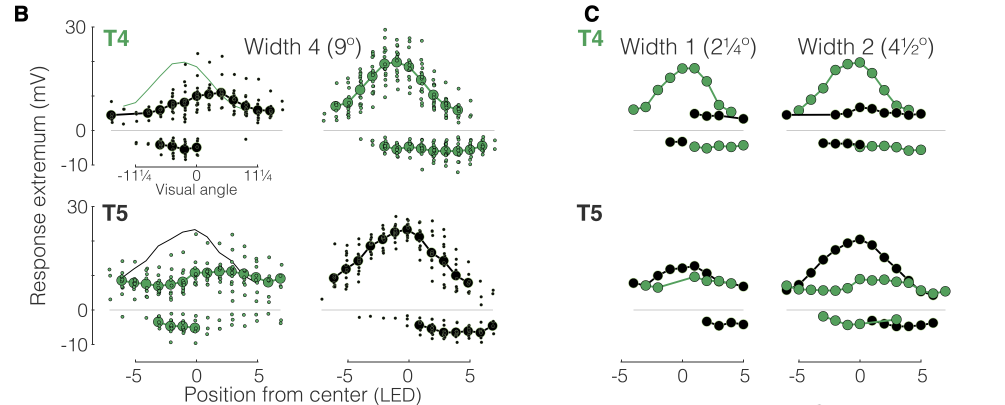
#> input picture figure_digitization/gruntman21/2bc.png, 2010 x 810 px (shown at 1/2 size)
$ python 2bc.py
#> lines starting #> are read from the running program, lines starting #| are printed output that depends on the picture; after the words box and inside, x2 and y2 are one past the last pixel; in counts of white or black regions, pixels touching at a corner belong together
#!/usr/bin/env python3
"""Digitize Gruntman et al. 2021 Figure 2B/C mean markers.

Panels 2B and 2C show the maximal depolarizing and hyperpolarizing responses
to 160 ms bar flashes as a function of receptive-field position.  This script
extracts only the large mean markers.  The small individual-cell markers in
panel B and every connecting/reference line are intentionally excluded.

Values are approximate raster digitizations of the published figure, not raw
data.  Outputs ``2bc_digitized.csv``, ``2bc_digitized.png``, and
``2bc_digitized_overlay.png`` beside this script.

Run:
    ../.venv/bin/python 2bc.py
"""

from __future__ import annotations

import argparse
from dataclasses import dataclass
from pathlib import Path

import matplotlib

matplotlib.use("Agg")
import matplotlib.pyplot as plt
import numpy as np
import pandas as pd
from PIL import Image, ImageDraw
from scipy.signal import convolve2d

HERE = Path(__file__).resolve().parent
DEFAULT_IMAGE = HERE / "2bc.png"
OUT_STEM = HERE / "2bc_digitized"

FLASH_DURATION_MS = 160.0
DEGREES_PER_LED = 2.25

# Measured directly from the printed axes in 2bc.png.  Tick-pair centers are
# x=(270.5, 392.5, 514.5), (695.5, 817.5, 939.5),
# (1242.5, 1364.5, 1486.5), and (1597.5, 1719.5, 1841.5) for -5, 0, +5 LED.
PX_PER_LED = 122.0 / 5.0
PANEL_X_ZERO = {
    "B_NC": 392.5,
    "B_PC": 817.5,
    "C_W1": 1364.5,
    "C_W2": 1719.5,
}

# The T4 axis has y=(53.5, 260.5, 329.5) at (30, 0, -10) mV; the T5 axis is
# shifted down by 359 px and has the same printed scale.
PX_PER_MV = 207.0 / 30.0
Y_ZERO = {"T4": 260.5, "T5": 619.5}

GREEN = "green"
BLACK = "black"
OVERLAY_RGB = (255, 0, 255)

TEMPLATE_RADIUS_PX = 8
SEARCH_HALF_WIDTH_PX = 2
ZERO_EXCLUSION_PX = 5
EXPECTED_MARKER_COUNT = 182
EXPECTED_TRACE_COUNT = 23

# These black PC depolarization means are completely covered by green NC
# markers at the same coordinates.  Their values are therefore the visible
# green-marker values, not separately detectable black pixels.  T5 width-2
# position +6 is also fully covered, but is intentionally omitted because that
# position is excluded from the downstream Figure 2A scaling output.
OCCLUDED_COPY_RULES = (
    (
        "C_T5_NC_w1_depolarization",
        "C_T5_PC_w1_depolarization",
        (-3, 3, 4),
    ),
    (
        "C_T5_NC_w2_depolarization",
        "C_T5_PC_w2_depolarization",
        (5,),
    ),
)

# For partially covered black markers, a template matched to only the visible
# crescent shifts toward that crescent.  These centers instead come from the
# intact upper circular arc: isolated markers have an 8.5-pixel center-to-top
# distance, giving y=561+8.5 at -5 and y=552+8.5 at +4.  Position -6 is not
# overridden because it is excluded from the downstream scaling output.
PARTIALLY_OCCLUDED_PIXEL_Y = {
    ("C_T5_PC_w2_depolarization", -5): 569.5,
    ("C_T5_PC_w2_depolarization", 4): 560.5,
}


def inclusive(start: int, stop: int) -> tuple[int, ...]:
    return tuple(range(start, stop + 1))


@dataclass(frozen=True)
class ProfileSpec:
    panel: str
    panel_key: str
    cell_type: str
    contrast: str
    color: str
    width_led: int
    extremum: str
    positions: tuple[int, ...]

    @property
    def trace_id(self) -> str:
        return (
            f"{self.panel}_{self.cell_type}_{self.contrast}_"
            f"w{self.width_led}_{self.extremum}"
        )


# Marker presence was counted at full raster resolution.  Listing the visible
# positions explicitly is important for panel B, where means are omitted when
# fewer than four cells responded, and for panel C, where curves cover unequal
# position ranges.  Pure reference/connecting lines are not represented here.
PROFILES: tuple[ProfileSpec, ...] = (
    ProfileSpec("B", "B_NC", "T4", "NC", BLACK, 4, "depolarization", (-7, *inclusive(-4, 6))),
    ProfileSpec("B", "B_NC", "T4", "NC", BLACK, 4, "hyperpolarization", inclusive(-3, 0)),
    ProfileSpec("B", "B_PC", "T4", "PC", GREEN, 4, "depolarization", inclusive(-6, 4)),
    ProfileSpec("B", "B_PC", "T4", "PC", GREEN, 4, "hyperpolarization", inclusive(-2, 6)),
    ProfileSpec("B", "B_NC", "T5", "NC", GREEN, 4, "depolarization", inclusive(-6, 7)),
    ProfileSpec("B", "B_NC", "T5", "NC", GREEN, 4, "hyperpolarization", inclusive(-3, 0)),
    ProfileSpec("B", "B_PC", "T5", "PC", BLACK, 4, "depolarization", inclusive(-6, 5)),
    ProfileSpec("B", "B_PC", "T5", "PC", BLACK, 4, "hyperpolarization", inclusive(1, 7)),
    ProfileSpec("C", "C_W1", "T4", "PC", GREEN, 1, "depolarization", inclusive(-4, 4)),
    ProfileSpec("C", "C_W1", "T4", "PC", GREEN, 1, "hyperpolarization", inclusive(1, 5)),
    ProfileSpec("C", "C_W1", "T4", "NC", BLACK, 1, "depolarization", inclusive(1, 5)),
    ProfileSpec("C", "C_W1", "T4", "NC", BLACK, 1, "hyperpolarization", (-1, 0)),
    ProfileSpec("C", "C_W2", "T4", "PC", GREEN, 2, "depolarization", inclusive(-5, 4)),
    ProfileSpec("C", "C_W2", "T4", "PC", GREEN, 2, "hyperpolarization", inclusive(0, 5)),
    ProfileSpec("C", "C_W2", "T4", "NC", BLACK, 2, "depolarization", (-6, *inclusive(-2, 5))),
    ProfileSpec("C", "C_W2", "T4", "NC", BLACK, 2, "hyperpolarization", inclusive(-3, 0)),
    ProfileSpec("C", "C_W1", "T5", "NC", GREEN, 1, "depolarization", (-3, -2, *inclusive(1, 4))),
    ProfileSpec("C", "C_W1", "T5", "PC", BLACK, 1, "depolarization", (-4, -2, -1, 0, 1, 2, 5)),
    ProfileSpec("C", "C_W1", "T5", "PC", BLACK, 1, "hyperpolarization", inclusive(2, 5)),
    ProfileSpec("C", "C_W2", "T5", "NC", GREEN, 2, "depolarization", inclusive(-6, 7)),
    ProfileSpec("C", "C_W2", "T5", "NC", GREEN, 2, "hyperpolarization", inclusive(-3, 3)),
    ProfileSpec("C", "C_W2", "T5", "PC", BLACK, 2, "depolarization", inclusive(-6, 4)),
    ProfileSpec("C", "C_W2", "T5", "PC", BLACK, 2, "hyperpolarization", inclusive(1, 6)),
)


def disk_template(radius: int) -> np.ndarray:
    yy, xx = np.ogrid[-radius : radius + 1, -radius : radius + 1]
    return ((xx * xx + yy * yy) <= radius * radius).astype(np.uint8)


def color_mask(image: np.ndarray, color: str) -> np.ndarray:
    rgb = image.astype(int)
    if color == GREEN:
        r, g, b = rgb[:, :, 0], rgb[:, :, 1], rgb[:, :, 2]
        return (g > 105) & (g > r + 35) & (g > b + 25)
    if color == BLACK:
        spread = rgb.max(axis=2) - rgb.min(axis=2)
        return (rgb.max(axis=2) < 100) & (spread < 10)
    raise ValueError(f"unknown marker color: {color}")


def marker_score(image: np.ndarray, color: str) -> np.ndarray:
    """Return local marker-ink density for a large circular template.

    A large filled marker nearly saturates the 197-pixel radius-8 template.
    Thin connecting lines and the small panel-B cell markers have much smaller
    support.  Lines are therefore not traced or interpolated; they only remain
    as negligible pixels inside a marker-sized candidate window.
    """
    mask = color_mask(image, color)
    return convolve2d(
        mask.astype(np.uint8), disk_template(TEMPLATE_RADIUS_PX), mode="same"
    )


def search_y_bounds(spec: ProfileSpec) -> tuple[int, int]:
    zero = Y_ZERO[spec.cell_type]
    row_top, row_bottom = {
        "T4": (70, 320),
        "T5": (425, 680),
    }[spec.cell_type]
    if spec.extremum == "depolarization":
        return row_top, int(np.floor(zero - ZERO_EXCLUSION_PX))
    return int(np.ceil(zero + ZERO_EXCLUSION_PX)), row_bottom


def locate_marker(
    score: np.ndarray, spec: ProfileSpec, position: int
) -> tuple[float, float, int]:
    expected_x = PANEL_X_ZERO[spec.panel_key] + position * PX_PER_LED
    x0 = max(0, int(np.floor(expected_x - SEARCH_HALF_WIDTH_PX)))
    x1 = min(score.shape[1], int(np.ceil(expected_x + SEARCH_HALF_WIDTH_PX)) + 1)
    y0, y1 = search_y_bounds(spec)
    window = score[y0:y1, x0:x1]
    if window.size == 0:
        raise ValueError(f"empty search window for {spec.trace_id} at {position:+d}")

    best = int(window.max())
    # Full markers generally score 130--197.  A lower threshold is required
    # only for panel-C markers partially hidden by an overlapping other-colour
    # mean marker; the expected-position table prevents a line-only detection.
    threshold = 100 if spec.panel == "B" else 45
    if best < threshold:
        raise ValueError(
            f"weak marker for {spec.trace_id} at {position:+d}: "
            f"score {best} < {threshold}"
        )

    yy, xx = np.where(window == best)
    # The plotted means sit on integer-LED bins.  Using the calibrated bin
    # center avoids shifting partially occluded green/black markers toward the
    # visible crescent of their fill.
    pixel_x = float(expected_x)
    pixel_y = float(y0 + yy.mean())
    return pixel_x, pixel_y, best


def digitize(image: np.ndarray) -> pd.DataFrame:
    scores = {color: marker_score(image, color) for color in (GREEN, BLACK)}
    rows: list[dict[str, object]] = []
    for spec in PROFILES:
        for position in spec.positions:
            pixel_x, pixel_y, score = locate_marker(
                scores[spec.color], spec, position
            )
            pixel_y = PARTIALLY_OCCLUDED_PIXEL_Y.get(
                (spec.trace_id, position), pixel_y
            )
            response_mv = (Y_ZERO[spec.cell_type] - pixel_y) / PX_PER_MV
            rows.append(
                {
                    "trace_id": spec.trace_id,
                    "panel": spec.panel,
                    "cell_type": spec.cell_type,
                    "contrast": spec.contrast,
                    "color": spec.color,
                    "width_led": spec.width_led,
                    "width_deg": spec.width_led * DEGREES_PER_LED,
                    "duration_ms": FLASH_DURATION_MS,
                    "extremum": spec.extremum,
                    "statistic": "mean",
                    "position_led": position,
                    "position_deg": position * DEGREES_PER_LED,
                    "response_mv": float(response_mv),
                    "pixel_x": pixel_x,
                    "pixel_y": pixel_y,
                    "detection_score": score,
                }
            )
    visible = pd.DataFrame(rows)
    for source_trace_id, target_trace_id, positions in OCCLUDED_COPY_RULES:
        source_markers = visible[
            visible.trace_id == source_trace_id
        ].set_index("position_led")
        for position in positions:
            if position not in source_markers.index:
                raise ValueError(
                    "missing visible marker for occluded target "
                    f"{target_trace_id} at {position:+d}"
                )
            copied = source_markers.loc[position].to_dict()
            copied.update(
                {
                    "trace_id": target_trace_id,
                    "contrast": "PC",
                    "color": BLACK,
                    "position_led": position,
                }
            )
            rows.append(copied)

    return pd.DataFrame(rows).sort_values(
        ["panel", "cell_type", "width_led", "contrast", "extremum", "position_led"]
    ).reset_index(drop=True)


def validate(df: pd.DataFrame) -> None:
    if len(df) != EXPECTED_MARKER_COUNT:
        raise ValueError(f"expected {EXPECTED_MARKER_COUNT} markers, got {len(df)}")
    if df.trace_id.nunique() != EXPECTED_TRACE_COUNT:
        raise ValueError(
            f"expected {EXPECTED_TRACE_COUNT} profiles, got {df.trace_id.nunique()}"
        )
    numeric = df[["position_led", "position_deg", "response_mv", "pixel_x", "pixel_y"]]
    if not np.isfinite(numeric.to_numpy(dtype=float)).all():
        raise ValueError("non-finite numeric value in digitized data")
    if df.duplicated(["trace_id", "position_led"]).any():
        raise ValueError("duplicate (trace_id, position_led) rows")
    for trace_id, trace in df.groupby("trace_id", sort=False):
        positions = trace.position_led.to_numpy()
        if np.any(np.diff(positions) <= 0):
            raise ValueError(f"positions are not strictly increasing for {trace_id}")
    depol = df[df.extremum == "depolarization"].response_mv
    hyper = df[df.extremum == "hyperpolarization"].response_mv
    if not (depol > 0).all():
        raise ValueError("depolarization marker at or below zero")
    if not (hyper < 0).all():
        raise ValueError("hyperpolarization marker at or above zero")


def overlay_path(output: Path) -> Path:
    return output.with_name(f"{output.name}_overlay").with_suffix(".png")


def plot_overlay(image: np.ndarray, df: pd.DataFrame, path: Path) -> None:
    canvas = Image.fromarray(image.astype(np.uint8))
    draw = ImageDraw.Draw(canvas)
    radius = 11
    for row in df.itertuples(index=False):
        x, y = float(row.pixel_x), float(row.pixel_y)
        draw.ellipse(
            (x - radius, y - radius, x + radius, y + radius),
            outline=OVERLAY_RGB,
            width=2,
        )
        draw.line((x - 4, y, x + 4, y), fill=OVERLAY_RGB, width=1)
        draw.line((x, y - 4, x, y + 4), fill=OVERLAY_RGB, width=1)
    canvas.save(path)


def plot_check(df: pd.DataFrame, path: Path) -> None:
    layout = (
        ("B", "T4", 4, "NC"),
        ("B", "T4", 4, "PC"),
        ("C", "T4", 1, None),
        ("C", "T4", 2, None),
        ("B", "T5", 4, "NC"),
        ("B", "T5", 4, "PC"),
        ("C", "T5", 1, None),
        ("C", "T5", 2, None),
    )
    palette = {GREEN: "#549f5c", BLACK: "#000000"}
    fig, axes = plt.subplots(2, 4, figsize=(14, 6.2), sharex=True, sharey=True)
    for ax, (panel, cell_type, width, contrast) in zip(axes.flat, layout):
        subset = df[
            (df.panel == panel)
            & (df.cell_type == cell_type)
            & (df.width_led == width)
        ]
        if contrast is not None:
            subset = subset[subset.contrast == contrast]
        for (profile_contrast, color, extremum), trace in subset.groupby(
            ["contrast", "color", "extremum"], sort=False
        ):
            ax.scatter(
                trace.position_led,
                trace.response_mv,
                s=38,
                facecolor=palette[color],
                edgecolor="black",
                linewidth=0.6,
                zorder=2 if color == GREEN else 1,
                label=f"{profile_contrast} {extremum}",
            )
        ax.axhline(0, color="0.8", lw=0.8, zorder=-1)
        title_contrast = f" {contrast}" if contrast is not None else ""
        ax.set_title(f"{panel} {cell_type}{title_contrast}, width {width}")
        ax.set_xlim(-7.7, 7.7)
        ax.set_ylim(-11, 31)
        ax.set_xticks((-5, 0, 5))
        if panel == "C":
            ax.legend(frameon=False, fontsize=7, loc="upper right")
    for ax in axes[:, 0]:
        ax.set_ylabel("Response extremum (mV)")
    for ax in axes[-1]:
        ax.set_xlabel("Position from center (LED)")
    fig.suptitle("Gruntman et al. 2021 Figure 2B/C — large mean markers only")
    fig.tight_layout()
    fig.savefig(path, dpi=180)
    plt.close(fig)


def print_summary(df: pd.DataFrame) -> None:
    for trace_id, trace in df.groupby("trace_id", sort=False):
        peak = trace.loc[trace.response_mv.idxmax()]
        trough = trace.loc[trace.response_mv.idxmin()]
        print(
            f"{trace_id}: n={len(trace):2d}, "
            f"position={trace.position_led.min():+d}..{trace.position_led.max():+d} LED, "
            f"response={trace.response_mv.min():.2f}..{trace.response_mv.max():.2f} mV, "
            f"peak@{int(peak.position_led):+d}, trough@{int(trough.position_led):+d}"
        )


def main() -> None:
    parser = argparse.ArgumentParser(description=__doc__)
    parser.add_argument("--image", type=Path, default=DEFAULT_IMAGE)
    parser.add_argument("--output", type=Path, default=OUT_STEM)
    args = parser.parse_args()

    image = np.asarray(Image.open(args.image).convert("RGB"))
    df = digitize(image)
#> in color_mask, `r, g, b = rgb[:, :, 0], rgb[:, :, 1], rgb[:, :, 2]`: r: shape (810, 2010) int64; 256 distinct labels, from 0 to 255
#> in color_mask, `r, g, b = rgb[:, :, 0], rgb[:, :, 1], rgb[:, :, 2]`:
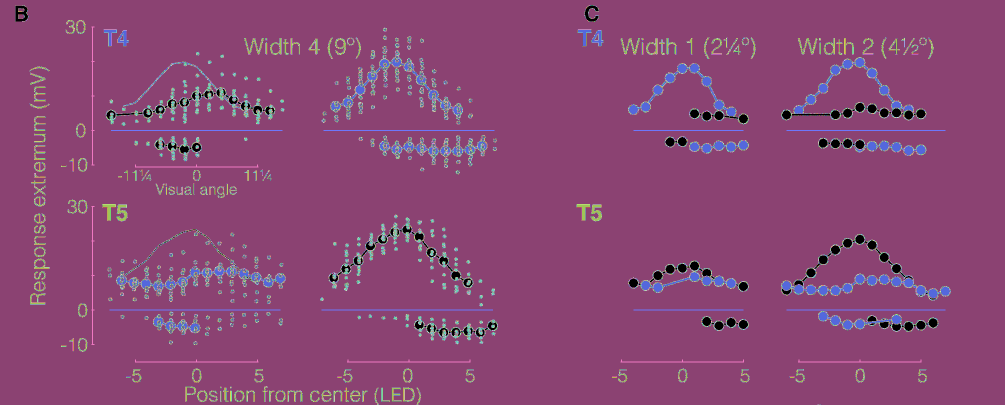
#> g: shape (810, 2010) int64 (shown at 1/2 size); 256 distinct labels, from 0 to 255; one colour per label, 0 black
#> in color_mask, `r, g, b = rgb[:, :, 0], rgb[:, :, 1], rgb[:, :, 2]`:
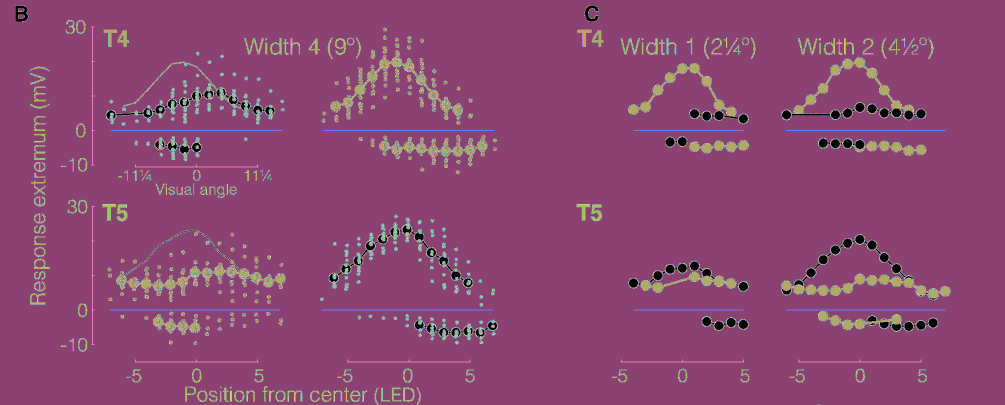
#> b: shape (810, 2010) int64 (shown at 1/2 size); 256 distinct labels, from 0 to 255; one colour per label, 0 black
#> in color_mask, `return (g > 105) & (g > r + 35) & (g > b + 25)`:
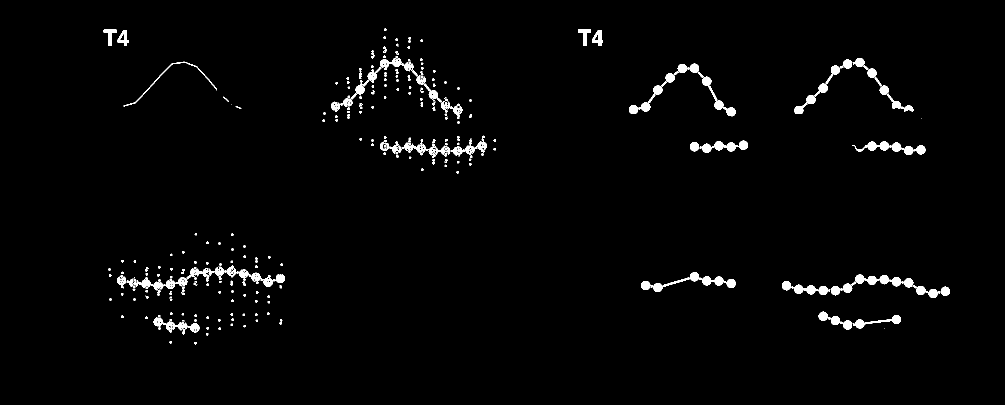
#> returned value: shape (810, 2010) bool (shown at 1/2 size); 1.9% white; 452 white regions (183 under 20 px), largest, box (x1, y1, x2, y2) and area: (1282, 171, 1325, 223) 617, (1588, 190, 1631, 228) 567, (247, 123, 434, 213) 499
#> call 2 of marker_score, with color = 'black'
#> call 2 of color_mask, with color = 'black'
#> in color_mask (call 2), `spread = rgb.max(axis=2) - rgb.min(axis=2)`:
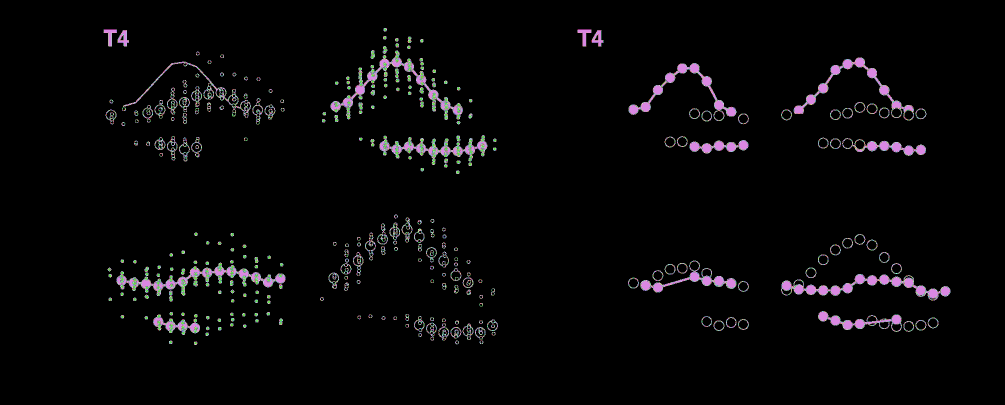
#> spread: shape (810, 2010) int64 (shown at 1/2 size); 76 distinct labels, from 0 to 75; one colour per label, 0 black
#> in color_mask (call 2), `return (rgb.max(axis=2) < 100) & (spread < 10)`: returned value: shape (810, 2010) bool; 3% white; 2664 white regions (2252 under 20 px), largest, box (x1, y1, x2, y2) and area: (183, 53, 189, 331) 596, (183, 412, 189, 690) 596, (30, 12, 56, 43) 590
#> in marker_score (call 2), `return convolve2d( mask.astype(np.uint8), disk_template(TEMPLATE_RADIU..`:
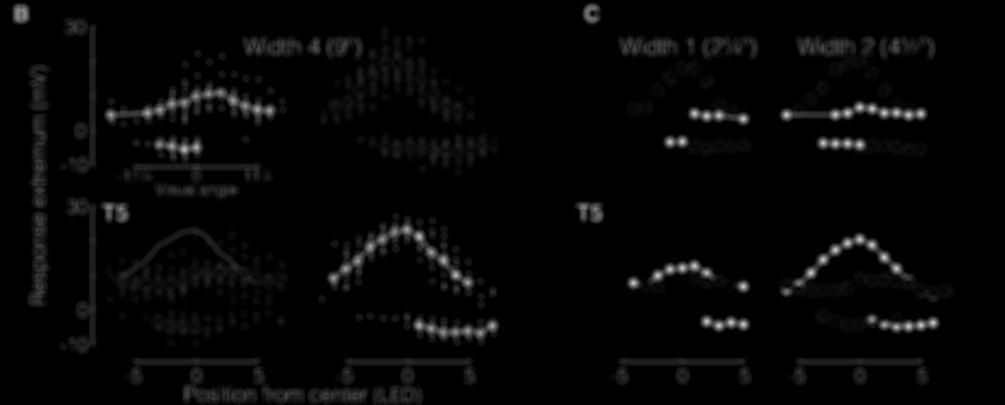
#> returned value: shape (810, 2010) (shown at 1/2 size); min 0, max 197, mean 6
#> in digitize, `scores = {color: marker_score(image, color) for color in (GREEN, BLACK)}`: scores = 2 items
#> the loop in digitize, `for spec in PROFILES:` made 23 passes
    validate(df)

    csv_path = args.output.with_suffix(".csv")
    check_path = args.output.with_suffix(".png")
    source_overlay_path = overlay_path(args.output)
    df.to_csv(csv_path, index=False, float_format="%.6f")
    plot_check(df, check_path)
#> in plot_check, `fig.savefig(path, dpi=180)`:
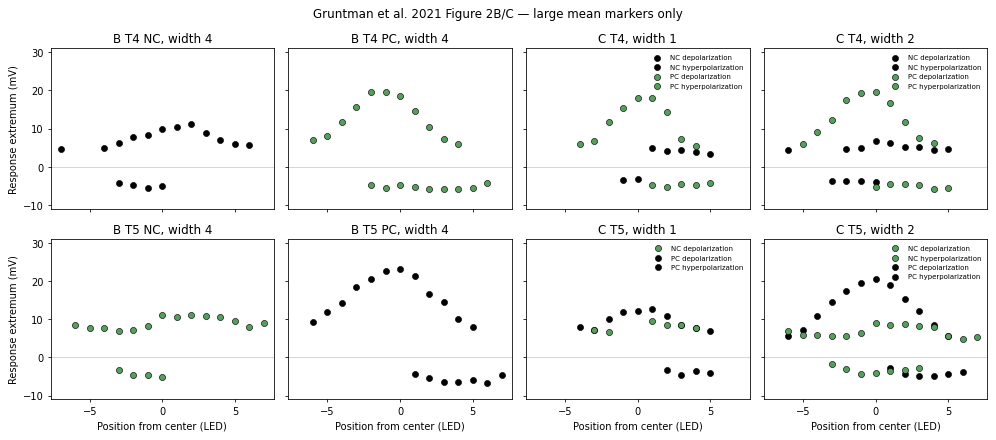
#> figure drawn by matplotlib, 8 panels
    plot_overlay(image, df, source_overlay_path)
#> in plot_overlay, `canvas.save(path)`:
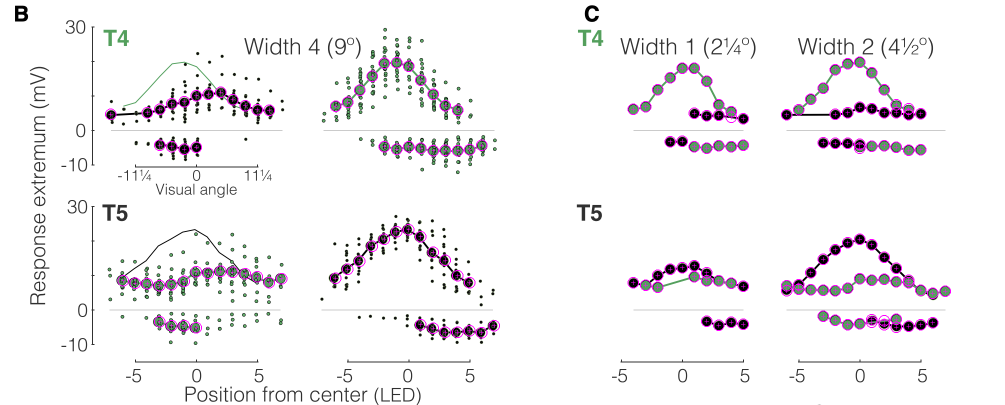
#> saved as 2bc_digitized_overlay.png: PIL image 2010x810 RGB (shown at 1/2 size); mean R, G, B 243.5, 241.2, 243.6
    print_summary(df)
    print(f"Wrote {csv_path} ({len(df)} markers, {df.trace_id.nunique()} profiles)")
#| Wrote figure_digitization/gruntman21/2bc_digitized.csv (182 markers, 23 profiles)
    print(f"Wrote {check_path}")
    print(f"Wrote {source_overlay_path}")


if __name__ == "__main__":
    main()
